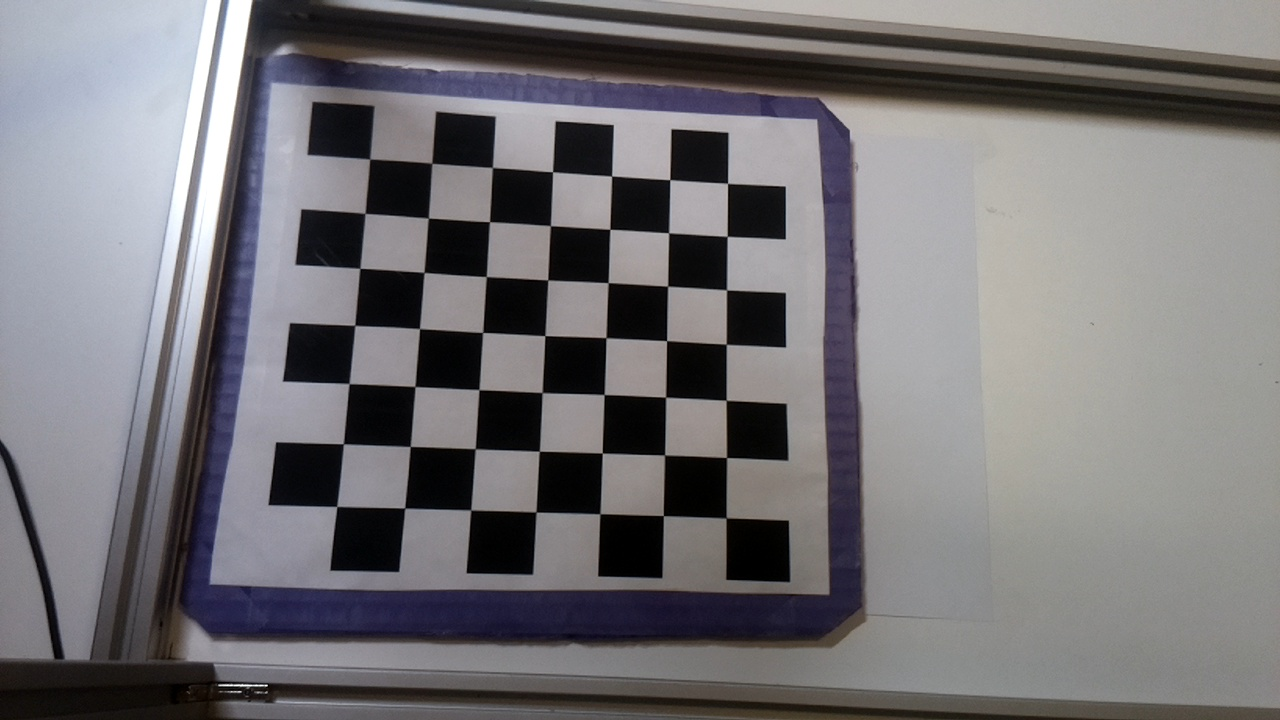
#> input picture calibration_images/Cap1_0.jpg, 1280 x 720 px; its folder holds 4 pictures in this run
$ python initial_camera_calibration.py
#> lines starting #> are read from the running program, lines starting #| are printed output that depends on the picture; after the words box and inside, x2 and y2 are one past the last pixel; in counts of white or black regions, pixels touching at a corner belong together
#https://docs.opencv.org/3.3.0/dc/dbb/tutorial_py_calibration.html

import numpy as np
import cv2
import glob
import time

workingdir="/home/pi/Desktop/Captures/"
savedir="camera_data/"

# termination criteria

criteria = (cv2.TERM_CRITERIA_EPS + cv2.TERM_CRITERIA_MAX_ITER, 30, 0.001)
# prepare object points, like (0,0,0), (1,0,0), (2,0,0) ....,(6,5,0)
objp = np.zeros((7*7,3), np.float32)

#add 2.5 to account for 2.5 cm per square in grid
objp[:,:2] = np.mgrid[0:7,0:7].T.reshape(-1,2)*2.5

# Arrays to store object points and image points from all the images.
objpoints = [] # 3d point in real world space
imgpoints = [] # 2d points in image plane.
images = glob.glob('calibration_images/*.jpg')

win_name="Verify"
cv2.namedWindow(win_name, cv2.WND_PROP_FULLSCREEN)
cv2.setWindowProperty(win_name,cv2.WND_PROP_FULLSCREEN,cv2.WINDOW_FULLSCREEN)

print("getting images")
for fname in images:
    img = cv2.imread(fname)
#> img is the input picture: shape (720, 1280, 3); mean B, G, R 117.6, 114.6, 116.5
    print(fname)
    gray = cv2.cvtColor(img, cv2.COLOR_BGR2GRAY)
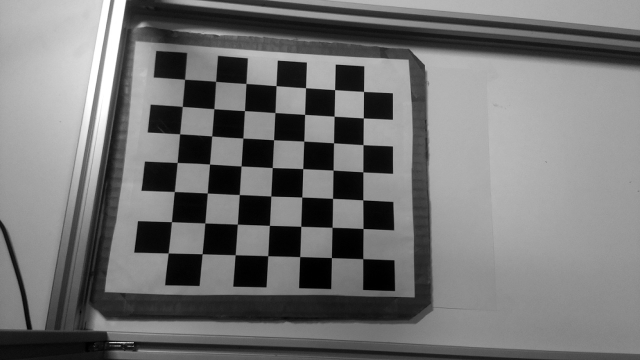
#> gray: shape (720, 1280) (shown at 1/2 size); min 0, max 255, mean 115.5


    # Find the chess board corners
    ret, corners = cv2.findChessboardCorners(gray, (7,7), None)
#> ret = True; corners = 49 rows, first 8: [369.9, 159.4], [432, 163.3], [492.6, 167.3], [552.5, 171.8], [611.7, 176], [669.9, 179.8], [727.6, 183.1], [365.4, 213.5]
    # If found, add object points, image points (after refining them)
    if ret == True:
        objpoints.append(objp)
        corners2=cv2.cornerSubPix(gray,corners, (11,11), (-1,-1), criteria)
#> corners2 = 49 rows, first 8: [369.7, 159], [431.8, 163.3], [492.4, 167.5], [552.5, 171.8], [611.6, 176], [669.8, 179.7], [727.6, 183.3], [365.1, 213.4]
        imgpoints.append(corners)
        # Draw and display the corners
        cv2.drawChessboardCorners(img, (7,7), corners2, ret)
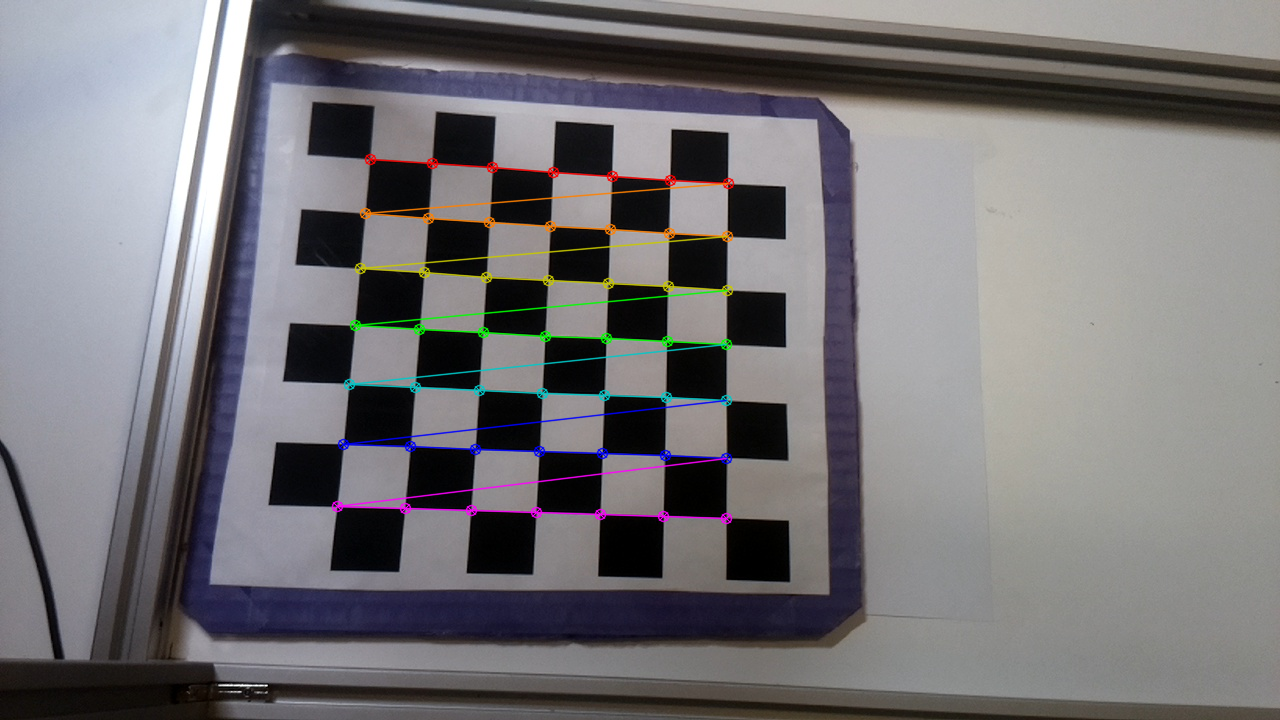
#> img: shape (720, 1280, 3); 2.01% of pixels changed, all inside (x1, y1, x2, y2) = (331, 153, 735, 525)
        cv2.imshow(win_name, img)
        cv2.waitKey(500)

    img1=img
#> pass 2 of the loop `for fname in images:`:
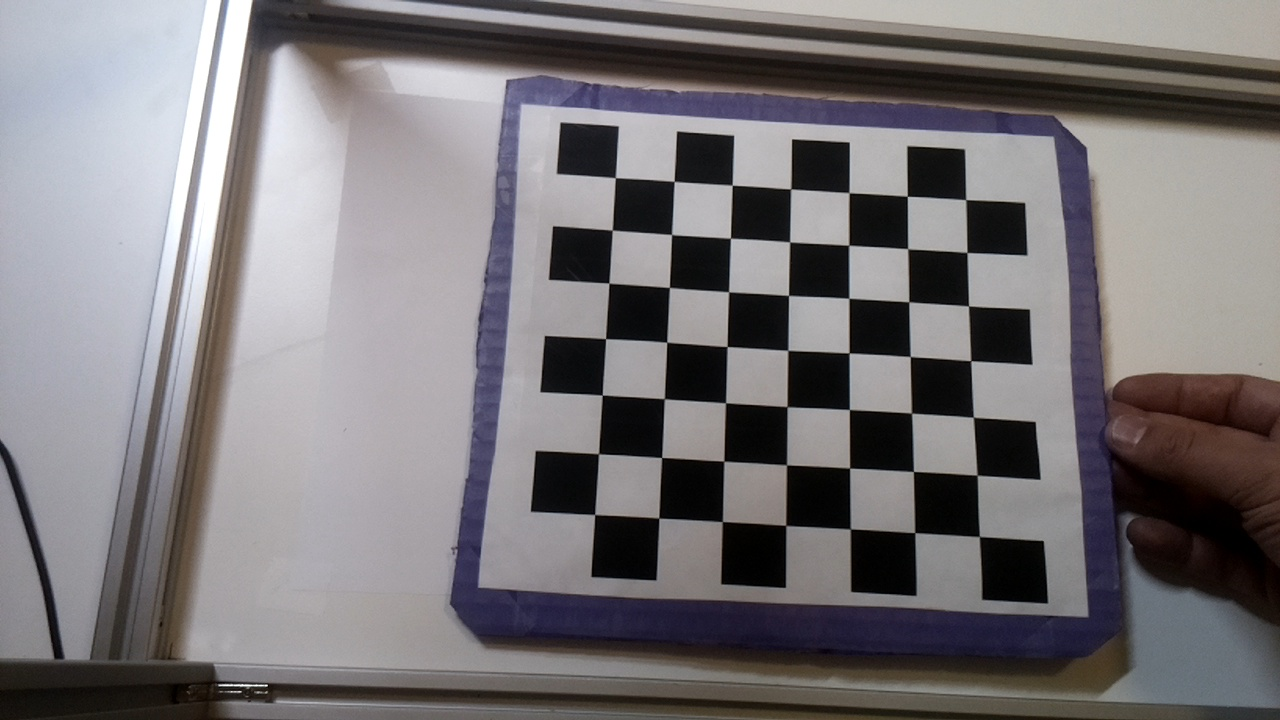
#> input picture calibration_images/Cap1_1.jpg, 1280 x 720 px
#> img is the input picture: shape (720, 1280, 3); mean B, G, R 119.7, 117.1, 120.6
#> `gray = cv2.cvtColor(img, cv2.COLOR_BGR2GRAY)`:
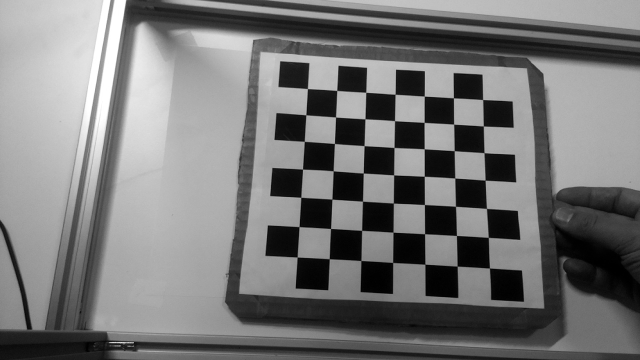
#> gray: shape (720, 1280) (shown at 1/2 size); min 0, max 255, mean 118.4
#> corners = 49 rows, first 8: [615.3, 177.9], [674.1, 181.4], [732.1, 185.1], [790.6, 188.8], [849.1, 192.7], [907.1, 196.1], [965.8, 199.7], [612.1, 229.9]
#> corners2 = 49 rows, first 8: [615.3, 177.6], [674.1, 181.4], [732.2, 185.1], [790.7, 188.9], [849.1, 192.7], [907.3, 196.2], [965.7, 199.6], [612.3, 230.1]
#> `cv2.drawChessboardCorners(img, (7,7), corners2, ret)`:
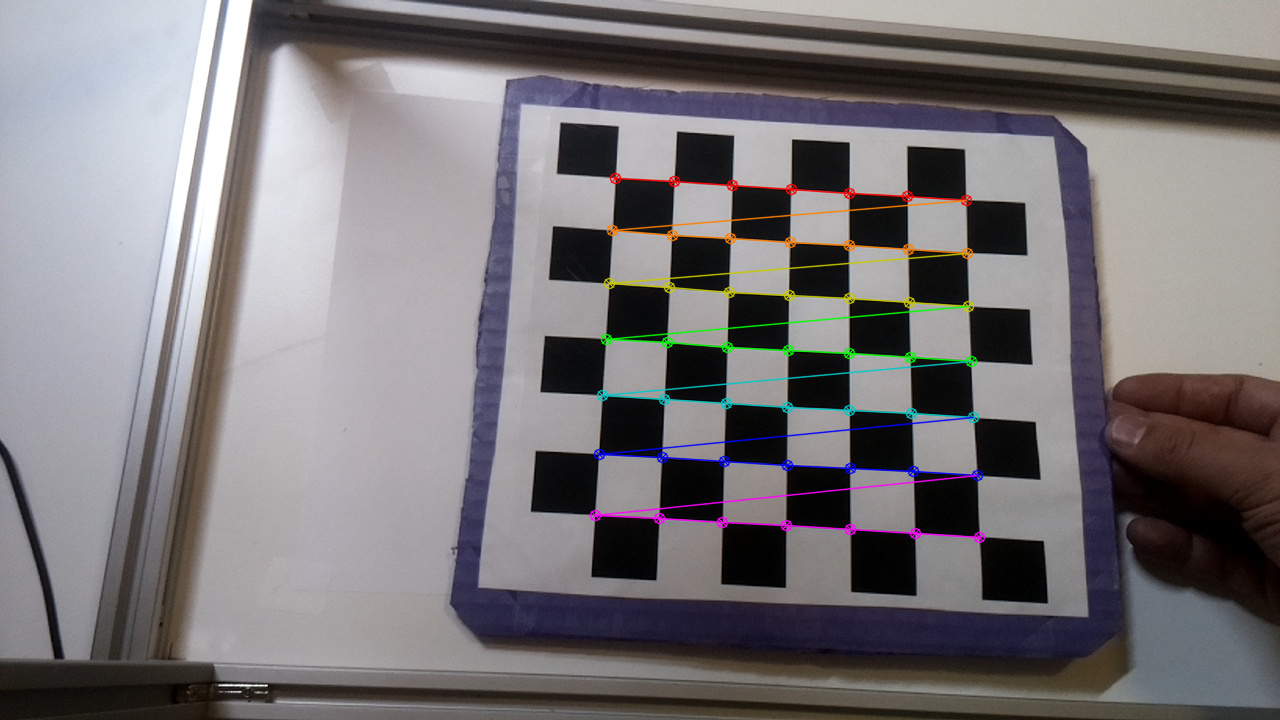
#> img: shape (720, 1280, 3); 1.98% of pixels changed, all inside (x1, y1, x2, y2) = (589, 172, 986, 544)
#> pass 3 of the loop `for fname in images:`:
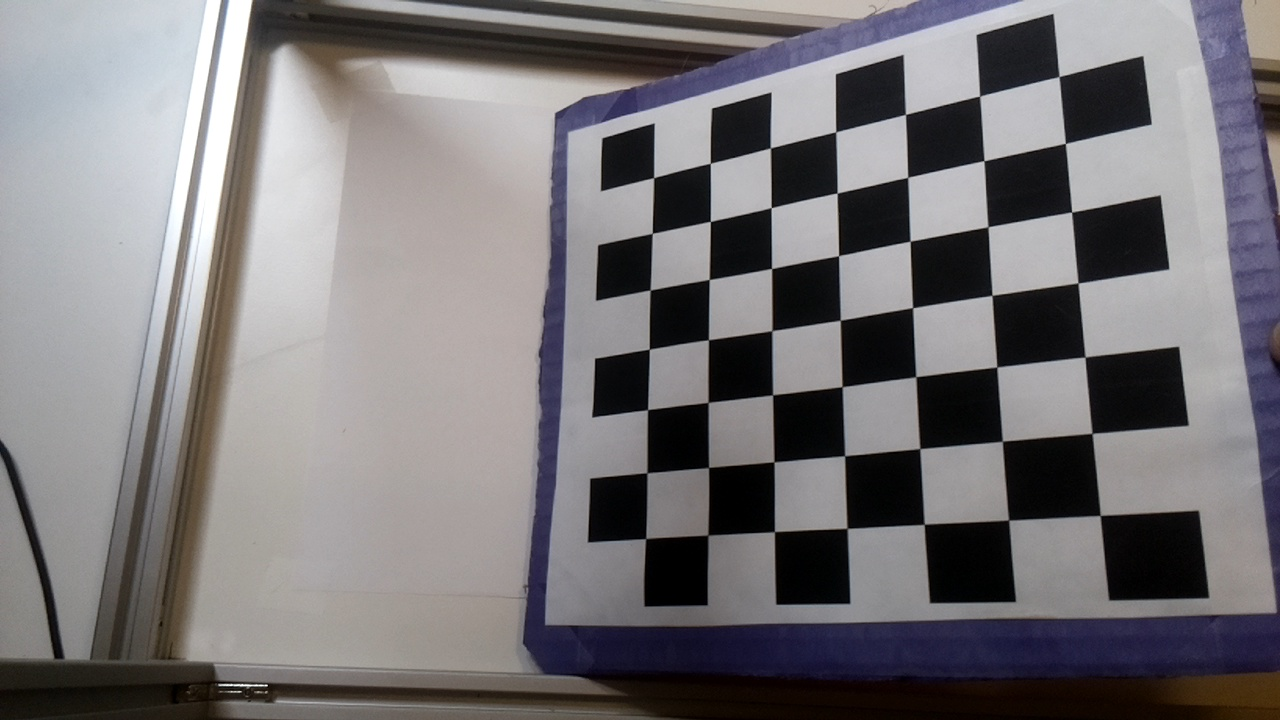
#> input picture calibration_images/Cap1_10.jpg, 1280 x 720 px
#> img is the input picture: shape (720, 1280, 3); mean B, G, R 119.6, 117.2, 120.1
#> `gray = cv2.cvtColor(img, cv2.COLOR_BGR2GRAY)`:
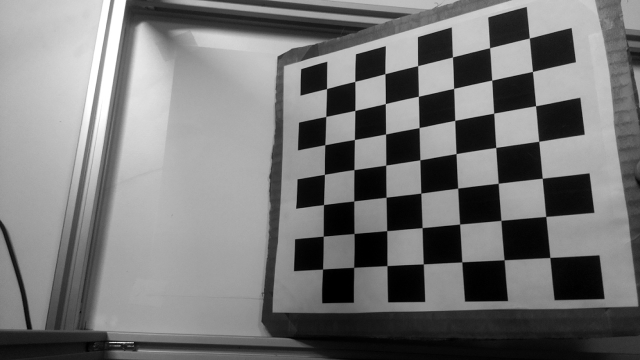
#> gray: shape (720, 1280) (shown at 1/2 size); min 0, max 255, mean 118.3
#> corners = 49 rows, first 8: [1059, 76.5], [1065.3, 143.5], [1071.6, 212.1], [1078.1, 282.9], [1085, 357.1], [1092, 433.5], [1100, 515.5], [979.6, 96.35]
#> corners2 = 49 rows, first 8: [1059.1, 76.55], [1065.4, 143.4], [1071.6, 212], [1078, 283], [1085, 357], [1092.1, 433.3], [1100.2, 515.4], [979.6, 95.99]
#> `cv2.drawChessboardCorners(img, (7,7), corners2, ret)`:
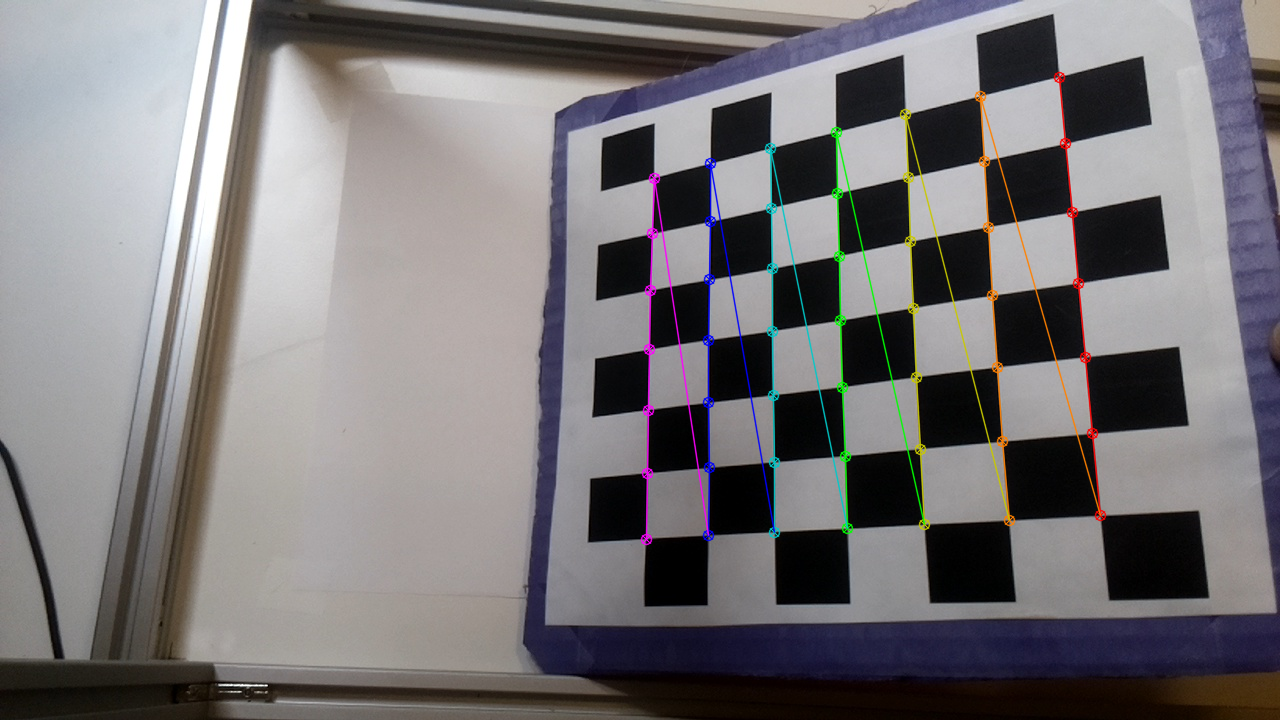
#> img: shape (720, 1280, 3); 2.1% of pixels changed, all inside (x1, y1, x2, y2) = (640, 71, 1107, 546)
#> the loop made 4 passes; the first 3 are shown

cv2.destroyAllWindows()

print(">==> Starting calibration")
ret, cam_mtx, dist, rvecs, tvecs = cv2.calibrateCamera(objpoints, imgpoints, gray.shape[::-1], None, None)

#print(ret)
print("Camera Matrix")
print(cam_mtx)
np.save(f'{savedir}cam_mtx.npy', cam_mtx)

print("Distortion Coeff")
print(dist)
np.save(f'{savedir}dist.npy', dist)

print("r vecs")
print(rvecs[2])

print("t Vecs")
print(tvecs[2])


print(">==> Calibration ended")


h,  w = img1.shape[:2]
print("Image Width, Height")
print(w, h)
#| 1280 720
#if using Alpha 0, so we discard the black pixels from the distortion.  this helps make the entire region of interest is the full dimensions of the image (after undistort)
#if using Alpha 1, we retain the black pixels, and obtain the region of interest as the valid pixels for the matrix.
#i will use Apha 1, so that I don't have to run undistort.. and can just calculate my real world x,y
newcam_mtx, roi=cv2.getOptimalNewCameraMatrix(cam_mtx, dist, (w,h), 1, (w,h))

print("Region of Interest")
print(roi)
np.save(f'{savedir}roi.npy', roi)

print("New Camera Matrix")
#print(newcam_mtx)
np.save(f'{savedir}newcam_mtx.npy', newcam_mtx)
print(np.load(f'{savedir}newcam_mtx.npy'))

inverse = np.linalg.inv(newcam_mtx)
print("Inverse New Camera Matrix")
print(inverse)


# undistort
undst = cv2.undistort(img1, cam_mtx, dist, None, newcam_mtx)
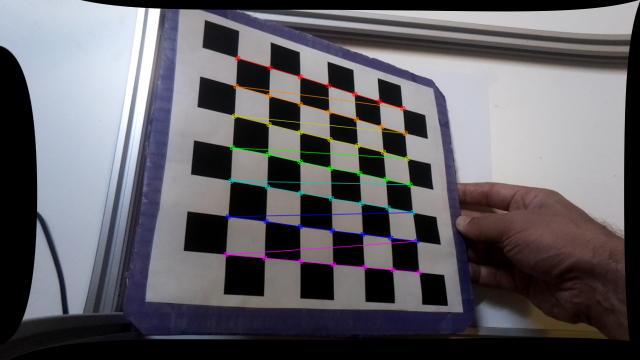
#> undst: shape (720, 1280, 3) (shown at 1/2 size); mean B, G, R 100.5, 95.3, 97.5
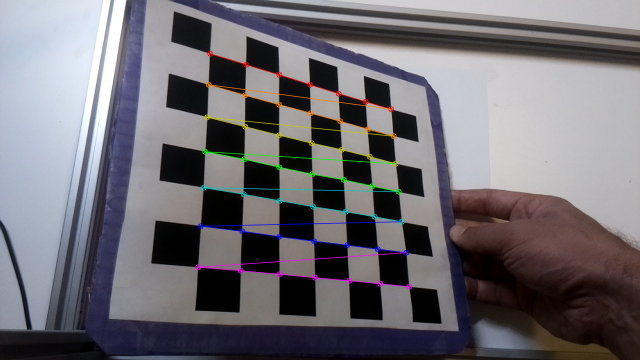
#> img1: shape (720, 1280, 3) (shown at 1/2 size); mean B, G, R 113.7, 108.1, 111.1

# crop the image
#x, y, w, h = roi
#dst = dst[y:y+h, x:x+w]
#cv2.circle(dst,(308,160),5,(0,255,0),2)
cv2.imshow('img1', img1)
cv2.waitKey(5000)
cv2.destroyAllWindows()
cv2.imshow('img1', undst)
cv2.waitKey(5000)
cv2.destroyAllWindows()
